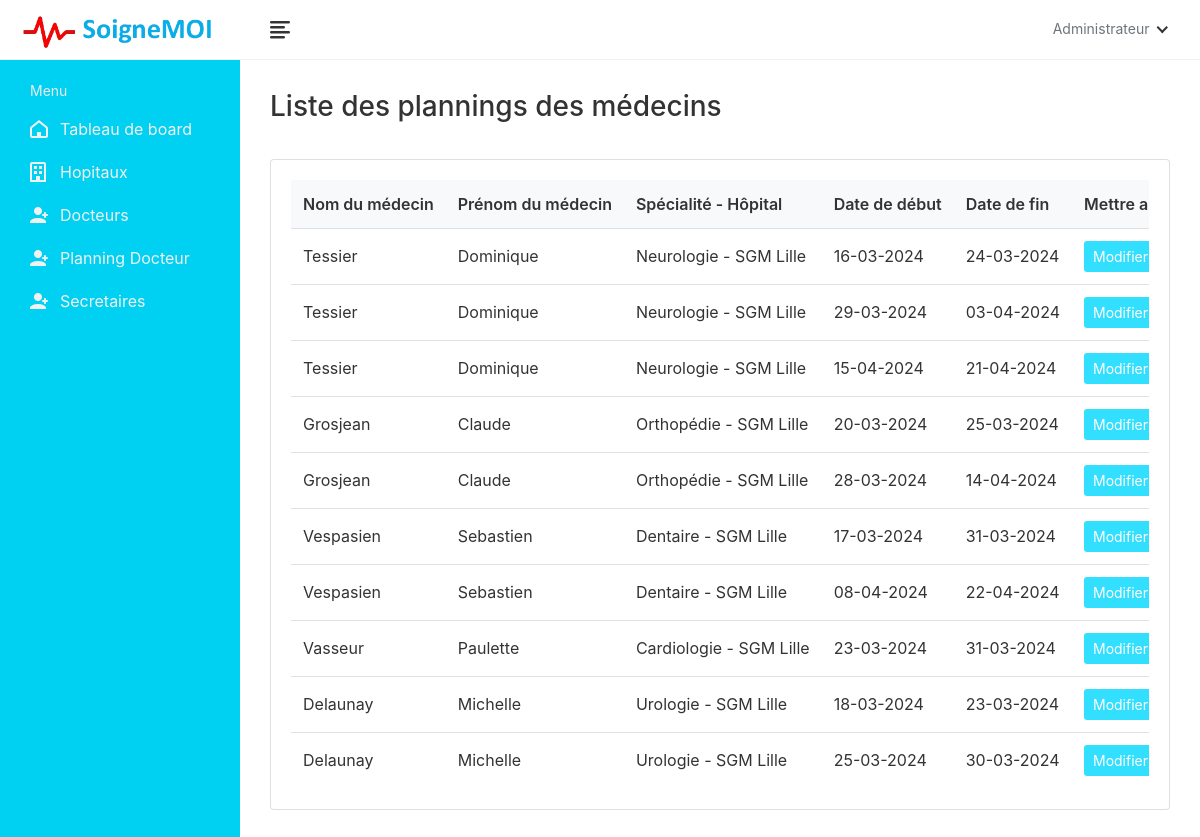
Page /doctor-schedule/ (signed in) on the earlier database version.
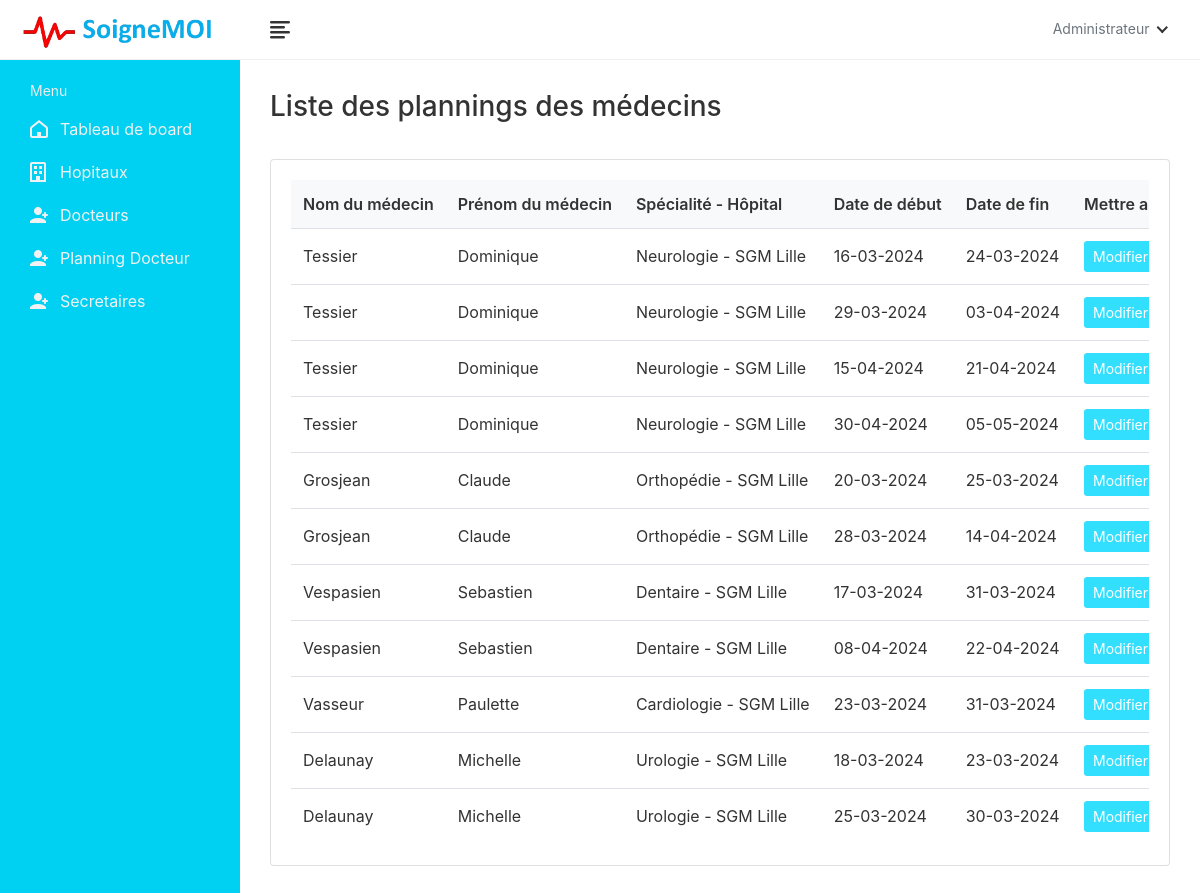
Same page on the later database version.
### book/models.py (models this page shows, shortened)
class Doctor(models.Model):
    doctor_id = models.AutoField(primary_key=True)
    user = models.OneToOneField(User, on_delete=models.CASCADE, null=True, blank=True, related_name='profile')
    first_name = models.CharField(max_length=200, null=True)
    last_name = models.CharField(max_length=200, null=True)
    specialization = models.ForeignKey(Specialization, on_delete=models.SET_NULL, null=True, blank=True)
    phone_number = models.CharField(max_length=200, null=True, blank=True)
    date_of_birth = models.DateField(null=True, blank=True)
    reg_number = models.CharField(max_length=6, null=True, blank=True)
    hospital_name = models.ForeignKey(Hospital, on_delete=models.SET_NULL, null=True, blank=True)

class Specialization(models.Model):
    specialization_id = models.AutoField(primary_key=True)
    hospital = models.ForeignKey(Hospital, on_delete=models.CASCADE, null=True, blank=True)
    specialization_name = models.CharField(max_length=200, null=True, blank=True)
    def __str__(self):
        val1 = str(self.specialization_name)
        val2 = str(self.hospital)
        val3 = val1 + ' - ' + val2
        return str(val3)

class Hospital(models.Model):
    hospital_id = models.AutoField(primary_key=True)
    name = models.CharField(max_length=200, null=True, blank=True)
    address = models.CharField(max_length=200, null=True, blank=True)
    featured_image = models.ImageField(upload_to='hospitals/', default='hospitals/default.png', null=True, blank=True)
    description = models.TextField(null=True, blank=True)
    email = models.EmailField(max_length=200, null=True, blank=True)
    phone_number = models.CharField(max_length=10,null=True, blank=True)
    def __str__(self):
        return str(self.name)

class DoctorTimeSlots(models.Model):
    doctor = models.ForeignKey(Doctor, on_delete=models.CASCADE)
    doc_start_date = models.DateField(null=True, blank=True)
    doc_end_date= models.DateField(null=True, blank=True)
    class Meta:
        verbose_name_plural = "DoctorTimeSlots"

### book/views.py (the view)
# urls.py: path('doctor-schedule/', DoctorScheduleListView.as_view(), name='doctor-schedule-list'),
class DoctorScheduleListView(LoginRequiredMixin, View):
    def get(self, request):
        doctors = Doctor.objects.all().prefetch_related('doctortimeslots_set')
        context = {
            'doctors': doctors
        }
        return render(request, 'book/administration/doctor/doctor-schedule-list.html', context)

### templates/book/administration/doctor/doctor-schedule-list.html (shortened to what this page needs)
{% extends 'book/administration/admin-base.html' %}
{% load static %}
{% block content %}
<div class="main-wrapper">
    <header class="header">
        {% include 'book/administration/hospital-admin-navbar.html' %}
    </header>
    <aside class="sidebar" id="sidebar">
        {% include 'book/administration/hospital-admin-sidebar.html' %}
    </aside>
    <div class="page-wrapper">
        <div class="content container-fluid">
            <div class="page-header">
                <div class="row">
                    <div class="col-sm-12">
                        <h3 class="page-title">Liste des plannings des médecins</h3>
                    </div>
                </div>
            </div>
            <div class="row">
                <div class="col-md-12">
                    <div class="card">
                        <div class="card-body">
                            <div class="table-responsive">
                                <table class="datatable table table-hover table-center mb-0">
                                    <thead>
                                        <tr>
                                            <th>Nom du médecin</th>
                                            <th>Prénom du médecin</th>
                                            <th>Spécialité - Hôpital</th>
                                            <th>Date de début</th>
                                            <th>Date de fin</th>
                                            <th>Mettre a jour</th>
                                        </tr>
                                    </thead>
                                    <tbody>
                                        {% for doctor in doctors %}
                                            {% for time_slot in doctor.doctortimeslots_set.all %}
                                            <tr>
                                                <td>{{ doctor.last_name }}</td>
                                                <td>{{ doctor.first_name }}</td>
                                                <td>{{ doctor.specialization }}</td>
                                                <td>{{ time_slot.doc_start_date|date:'d-m-Y' }}</td>
                                                <td>{{ time_slot.doc_end_date|date:'d-m-Y' }}</td>
                                                <td>
                                                    <button type="submit" class="btn btn-sm" style="background-color: #32DFFF; color: white;" href="#" data-toggle="modal" data-target="#editModal-{{ time_slot.id }}">Modifier</button>
                                                </td>
                                            </tr>
                                            {% endfor %}
                                        {% endfor %}
                                    </tbody>
                                </table>
                            </div>
                        </div>
                    </div>
                </div>
            </div>
        </div>
    </div>
</div>
{% endblock content %}

Differences in the rows shown:
added DoctorTimeSlots: {{ doctor.last_name }} "Tessier", {{ doctor.first_name }} "Dominique", {{ doctor.specialization }} "Neurologie - SGM Lille", doc_start_date "30-04-2024", doc_end_date "05-05-2024", shown under Doctor "Tessier"
